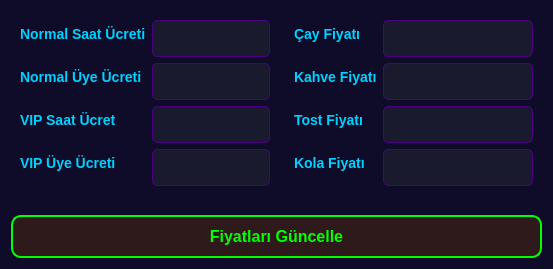
<?xml version="1.0" encoding="UTF-8"?>
<ui version="4.0">
 <class>Dialog</class>
 <widget class="QDialog" name="Dialog">
  <property name="windowModality">
   <enum>Qt::NonModal</enum>
  </property>
  <property name="geometry">
   <rect>
    <x>0</x>
    <y>0</y>
    <width>553</width>
    <height>269</height>
   </rect>
  </property>
  <property name="windowTitle">
   <string>AYARLAR MENÜSÜ</string>
  </property>
  <property name="styleSheet">
   <string notr="true">/* Ana Pencere Rengi */
QDialog {
    background-color: #0f0c29;
}

/* Çerçeveler (Frames) - Görünmez olsun ama düzeni tutsun */
QFrame {
    border: none;
}

/* Yazılar (Labels) */
QLabel {
    color: #00d2ff; /* Neon Mavi */
    font-weight: bold;
    font-size: 14px;
    font-family: &quot;Segoe UI&quot;;
}

/* Yazı Kutuları (Inputs) */
QLineEdit {
    background-color: #1a1a2e;
    color: white;
    border: 1px solid #4b0082; /* Mor Çerçeve */
    border-radius: 5px;
    padding: 5px;
    min-height: 25px; /* Kutu ezilmesin diye yükseklik */
}
QLineEdit:focus {
    border: 1px solid #ff00cc; /* Tıklayınca pembe olsun */
}

/* Kaydet Butonu */
QPushButton {
    background-color: #2e1a1a;
    color: #00ff00;
    border: 2px solid #00ff00;
    border-radius: 10px;
    font-weight: bold;
    font-size: 16px;
    padding: 10px;
    min-width: 150px;
}
QPushButton:hover {
    background-color: #00ff00;
    color: black;
}</string>
  </property>
  <layout class="QGridLayout" name="gridLayout">
   <item row="0" column="0">
    <layout class="QVBoxLayout" name="verticalLayout">
     <item>
      <layout class="QHBoxLayout" name="horizontalLayout">
       <item>
        <widget class="QFrame" name="frame">
         <property name="frameShape">
          <enum>QFrame::StyledPanel</enum>
         </property>
         <property name="frameShadow">
          <enum>QFrame::Raised</enum>
         </property>
         <layout class="QFormLayout" name="formLayout">
          <item row="0" column="0">
           <widget class="QLabel" name="label">
            <property name="text">
             <string>Normal Saat Ücreti</string>
            </property>
           </widget>
          </item>
          <item row="0" column="1">
           <widget class="QLineEdit" name="txt_normal_ucret"/>
          </item>
          <item row="1" column="0">
           <widget class="QLabel" name="label_2">
            <property name="text">
             <string>Normal Üye Ücreti</string>
            </property>
           </widget>
          </item>
          <item row="1" column="1">
           <widget class="QLineEdit" name="txt_uye_ucret"/>
          </item>
          <item row="2" column="0">
           <widget class="QLabel" name="label_3">
            <property name="text">
             <string>VIP Saat Ücret</string>
            </property>
           </widget>
          </item>
          <item row="2" column="1">
           <widget class="QLineEdit" name="txt_ucret_vip"/>
          </item>
          <item row="3" column="0">
           <widget class="QLabel" name="label_4">
            <property name="text">
             <string>VIP Üye Ücreti</string>
            </property>
           </widget>
          </item>
          <item row="3" column="1">
           <widget class="QLineEdit" name="txt_ucret_vip_uye"/>
          </item>
         </layout>
        </widget>
       </item>
       <item>
        <widget class="QFrame" name="frame_2">
         <property name="frameShape">
          <enum>QFrame::StyledPanel</enum>
         </property>
         <property name="frameShadow">
          <enum>QFrame::Raised</enum>
         </property>
         <layout class="QFormLayout" name="formLayout_2">
          <item row="0" column="0">
           <widget class="QLabel" name="label_5">
            <property name="text">
             <string>Çay Fiyatı</string>
            </property>
           </widget>
          </item>
          <item row="0" column="1">
           <widget class="QLineEdit" name="txt_fiyat_cay"/>
          </item>
          <item row="1" column="0">
           <widget class="QLabel" name="label_6">
            <property name="text">
             <string>Kahve Fiyatı</string>
            </property>
           </widget>
          </item>
          <item row="1" column="1">
           <widget class="QLineEdit" name="txt_fiyat_kahve"/>
          </item>
          <item row="2" column="0">
           <widget class="QLabel" name="label_7">
            <property name="text">
             <string>Tost Fiyatı</string>
            </property>
           </widget>
          </item>
          <item row="2" column="1">
           <widget class="QLineEdit" name="txt_fiyat_tost"/>
          </item>
          <item row="3" column="0">
           <widget class="QLabel" name="label_8">
            <property name="text">
             <string>Kola Fiyatı</string>
            </property>
           </widget>
          </item>
          <item row="3" column="1">
           <widget class="QLineEdit" name="txt_fiyat_kola"/>
          </item>
         </layout>
        </widget>
       </item>
      </layout>
     </item>
     <item>
      <widget class="QPushButton" name="btn_ayar_kaydet">
       <property name="text">
        <string>Fiyatları Güncelle</string>
       </property>
      </widget>
     </item>
    </layout>
   </item>
  </layout>
 </widget>
 <resources/>
 <connections/>
</ui>
